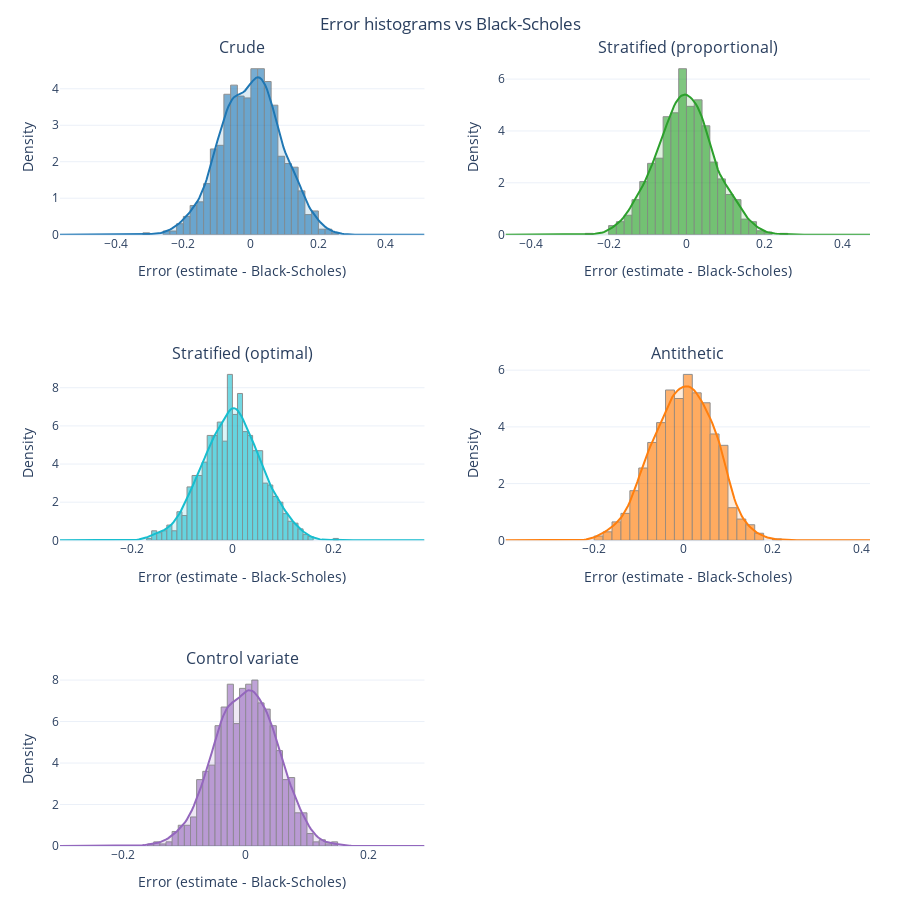

The notebook cell saved with this chart:
### Markdown cell above
Dla każdego estymatora przedstawiamy histogramy oraz wykresy pudełkowe, aby wizualnie porównać rozkłady otrzymanych estymat i ich zmienność.

### Code cell
hist_path = PLOTS_DIR / "european_errors_hist.pkl"
box_path = PLOTS_DIR / "european_errors_box.pkl"

with hist_path.open("rb") as f:
    hist_fig = pickle.load(f)
hist_fig

### Figure 1 — Plotly figure (JSON) as saved in the notebook; plotly's stock layout.template omitted (floating-point values rounded to 4 significant figures; data arrays with more than 128 entries replaced by an {"elided": "..."} marker saying what was removed)
{"data": [{"fill": "tozeroy", "fillcolor": "rgba(31, 119, 180, 0.15)", "line": {"color": "#1f77b4", "width": 2}, "mode": "lines", "name": "KDE", "showlegend": false, "type": "scatter", "x": {"elided": "200 float values"}, "xaxis": "x", "y": {"elided": "200 float values"}, "yaxis": "y"}, {"histnorm": "probability density", "marker": {"color": "#1f77b4", "line": {"color": "#444", "width": 1}}, "name": "Crude", "nbinsx": 40, "opacity": 0.6, "type": "histogram", "x": {"elided": "1000 float values"}, "xaxis": "x", "yaxis": "y"}, {"fill": "tozeroy", "fillcolor": "rgba(44, 160, 44, 0.15)", "line": {"color": "#2ca02c", "width": 2}, "mode": "lines", "name": "KDE", "showlegend": false, "type": "scatter", "x": {"elided": "200 float values"}, "xaxis": "x2", "y": {"elided": "200 float values"}, "yaxis": "y2"}, {"histnorm": "probability density", "marker": {"color": "#2ca02c", "line": {"color": "#444", "width": 1}}, "name": "Stratified (proportional)", "nbinsx": 40, "opacity": 0.6, "type": "histogram", "x": {"elided": "1000 float values"}, "xaxis": "x2", "yaxis": "y2"}, {"fill": "tozeroy", "fillcolor": "rgba(23, 190, 207, 0.15)", "line": {"color": "#17becf", "width": 2}, "mode": "lines", "name": "KDE", "showlegend": false, "type": "scatter", "x": {"elided": "200 float values"}, "xaxis": "x3", "y": {"elided": "200 float values"}, "yaxis": "y3"}, {"histnorm": "probability density", "marker": {"color": "#17becf", "line": {"color": "#444", "width": 1}}, "name": "Stratified (optimal)", "nbinsx": 40, "opacity": 0.6, "type": "histogram", "x": {"elided": "1000 float values"}, "xaxis": "x3", "yaxis": "y3"}, {"fill": "tozeroy", "fillcolor": "rgba(255, 127, 14, 0.15)", "line": {"color": "#ff7f0e", "width": 2}, "mode": "lines", "name": "KDE", "showlegend": false, "type": "scatter", "x": {"elided": "200 float values"}, "xaxis": "x4", "y": {"elided": "200 float values"}, "yaxis": "y4"}, {"histnorm": "probability density", "marker": {"color": "#ff7f0e", "line": {"color": "#444", "width": 1}}, "name": "Antithetic", "nbinsx": 40, "opacity": 0.6, "type": "histogram", "x": {"elided": "1000 float values"}, "xaxis": "x4", "yaxis": "y4"}, {"fill": "tozeroy", "fillcolor": "rgba(148, 103, 189, 0.15)", "line": {"color": "#9467bd", "width": 2}, "mode": "lines", "name": "KDE", "showlegend": false, "type": "scatter", "x": {"elided": "200 float values"}, "xaxis": "x5", "y": {"elided": "200 float values"}, "yaxis": "y5"}, {"histnorm": "probability density", "marker": {"color": "#9467bd", "line": {"color": "#444", "width": 1}}, "name": "Control variate", "nbinsx": 40, "opacity": 0.6, "type": "histogram", "x": {"elided": "1000 float values"}, "xaxis": "x5", "yaxis": "y5"}], "layout": {"annotations": [{"font": {"size": 16}, "showarrow": false, "text": "Crude", "x": 0.225, "xanchor": "center", "xref": "paper", "y": 1, "yanchor": "bottom", "yref": "paper"}, {"font": {"size": 16}, "showarrow": false, "text": "Stratified (proportional)", "x": 0.775, "xanchor": "center", "xref": "paper", "y": 1, "yanchor": "bottom", "yref": "paper"}, {"font": {"size": 16}, "showarrow": false, "text": "Stratified (optimal)", "x": 0.225, "xanchor": "center", "xref": "paper", "y": 0.6111, "yanchor": "bottom", "yref": "paper"}, {"font": {"size": 16}, "showarrow": false, "text": "Antithetic", "x": 0.775, "xanchor": "center", "xref": "paper", "y": 0.6111, "yanchor": "bottom", "yref": "paper"}, {"font": {"size": 16}, "showarrow": false, "text": "Control variate", "x": 0.225, "xanchor": "center", "xref": "paper", "y": 0.2222, "yanchor": "bottom", "yref": "paper"}], "barmode": "group", "height": 900, "margin": {"b": 50, "l": 60, "r": 30, "t": 60}, "showlegend": false, "title": {"text": "Error histograms vs Black-Scholes", "x": 0.5}, "xaxis": {"anchor": "y", "domain": [0, 0.45], "title": {"text": "Error (estimate - Black-Scholes)"}}, "xaxis2": {"anchor": "y2", "domain": [0.55, 1], "title": {"text": "Error (estimate - Black-Scholes)"}}, "xaxis3": {"anchor": "y3", "domain": [0, 0.45], "title": {"text": "Error (estimate - Black-Scholes)"}}, "xaxis4": {"anchor": "y4", "domain": [0.55, 1], "title": {"text": "Error (estimate - Black-Scholes)"}}, "xaxis5": {"anchor": "y5", "domain": [0, 0.45], "title": {"text": "Error (estimate - Black-Scholes)"}}, "xaxis6": {"anchor": "y6", "domain": [0.55, 1], "title": {"text": "Error (estimate - Black-Scholes)"}}, "yaxis": {"anchor": "x", "domain": [0.7778, 1], "title": {"text": "Density"}}, "yaxis2": {"anchor": "x2", "domain": [0.7778, 1], "title": {"text": "Density"}}, "yaxis3": {"anchor": "x3", "domain": [0.3889, 0.6111], "title": {"text": "Density"}}, "yaxis4": {"anchor": "x4", "domain": [0.3889, 0.6111], "title": {"text": "Density"}}, "yaxis5": {"anchor": "x5", "domain": [0, 0.2222], "title": {"text": "Density"}}, "yaxis6": {"anchor": "x6", "domain": [0, 0.2222], "title": {"text": "Density"}}}}
